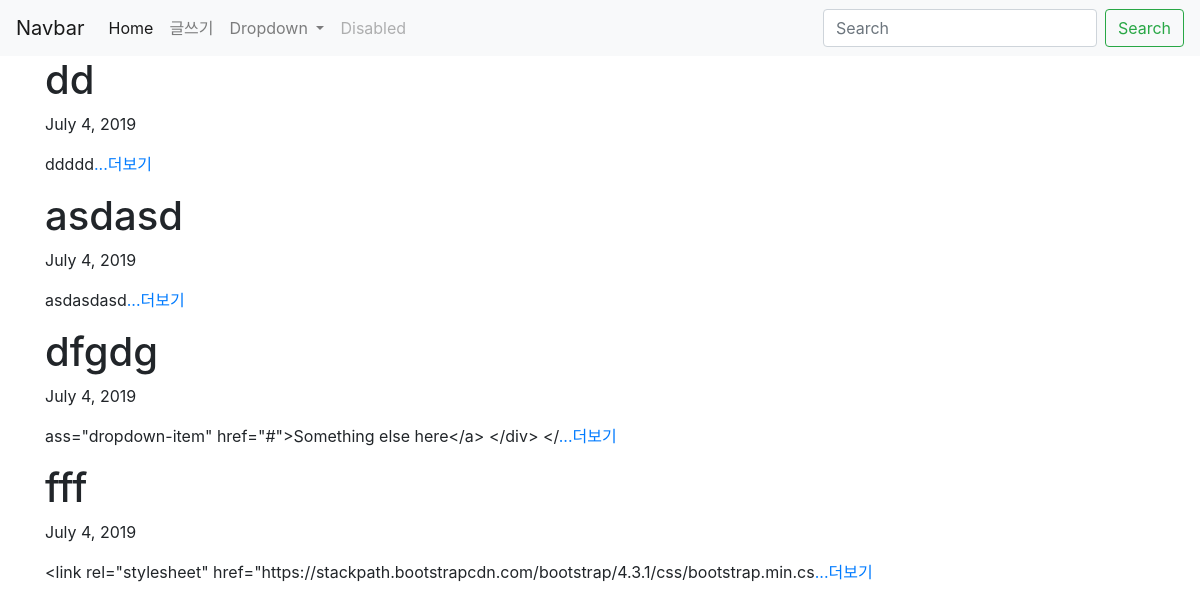
The app's page /, older data.
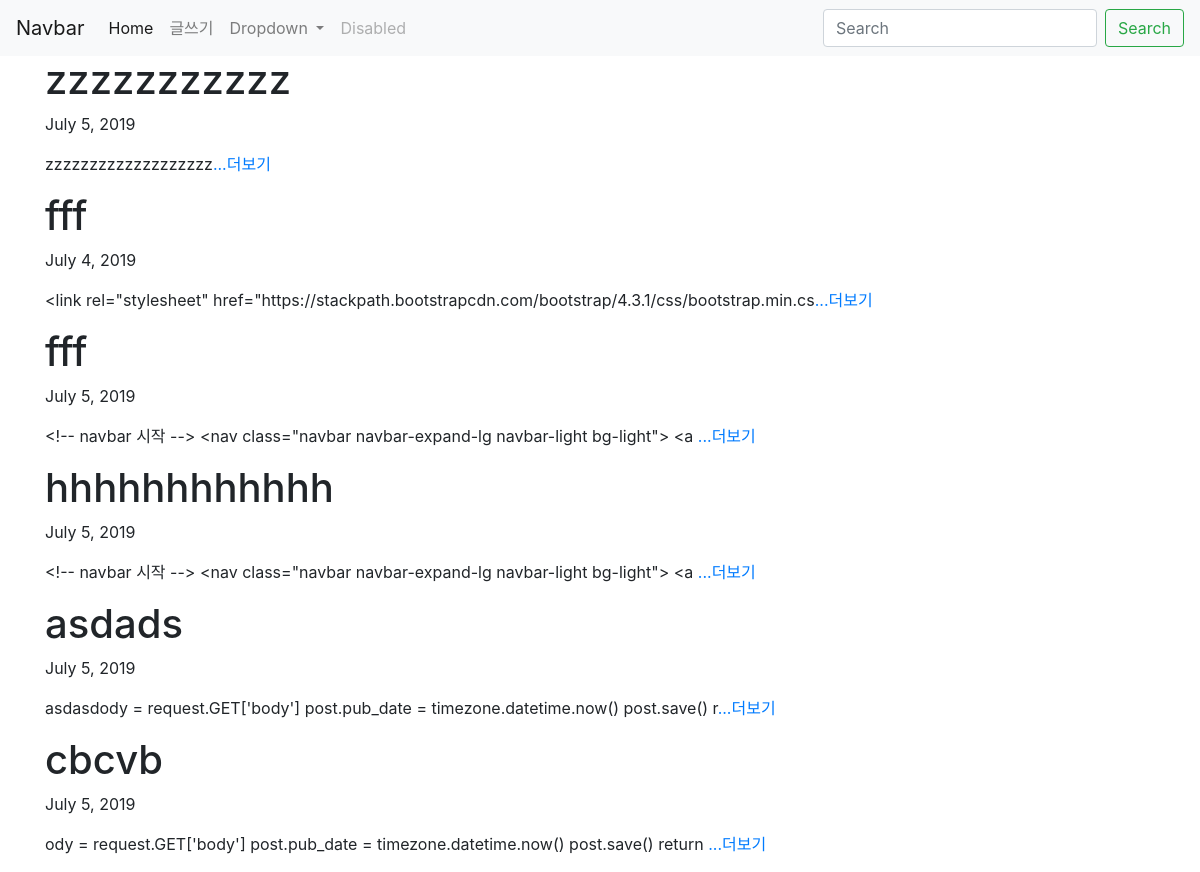
The same page, newer data.
### app_board/models.py (models this page shows, shortened)
class Board(models.Model) :
    title = models.CharField(max_length = 200)
    pub_date = models.DateField('date published')
    body = models.TextField()
    def summary(self) :
        return self.body[:100]

### app_board/views.py (the view)
# urls.py: 2. Add a URL to urlpatterns:  path('', views.home, name='home')
def home(request) :
    boards = Board.objects #admin의 Board안의 데이터들을 boards라는 변수에 담음
    return render(request, 'home.html', {'posts': boards})

### app_board/templates/home.html
{% extends 'base.html' %}
{% block content %}
    {% for post in posts.all %}
        <h1>{{ post.title }}</h1>
        <p>{{ post.pub_date }}</p>
        <p>{{ post.summary }}<a href="{% url 'detail' post.id %}">...더보기</a></p>
    {% endfor %}
{% endblock %}

Row changes from the older to the newer data that the page shows:
removed Board: title "dd", pub_date "July 4, 2019", summary "ddddd"
removed Board: title "asdasd", pub_date "July 4, 2019", summary "asdasdasd"
removed Board: title "dfgdg", pub_date "July 4, 2019", summary "ass=\"dropdown-item\" href=\"#\">Something else here</a> </div> </"
added Board: title "zzzzzzzzzzz", pub_date "July 5, 2019", summary "zzzzzzzzzzzzzzzzzzz"
added Board: title "fff", pub_date "July 5, 2019", summary "<!-- navbar 시작 --> <nav class=\"navbar navbar-expand-lg navbar-light bg-light\"> <a"
added Board: title "hhhhhhhhhhhh", pub_date "July 5, 2019", summary "<!-- navbar 시작 --> <nav class=\"navbar navbar-expand-lg navbar-light bg-light\"> <a"
added Board: title "asdads", pub_date "July 5, 2019", summary "asdasdody = request.GET['body'] post.pub_date = timezone.datetime.now() post.save() r"
added Board: title "cbcvb", pub_date "July 5, 2019", summary "ody = request.GET['body'] post.pub_date = timezone.datetime.now() post.save() return"
